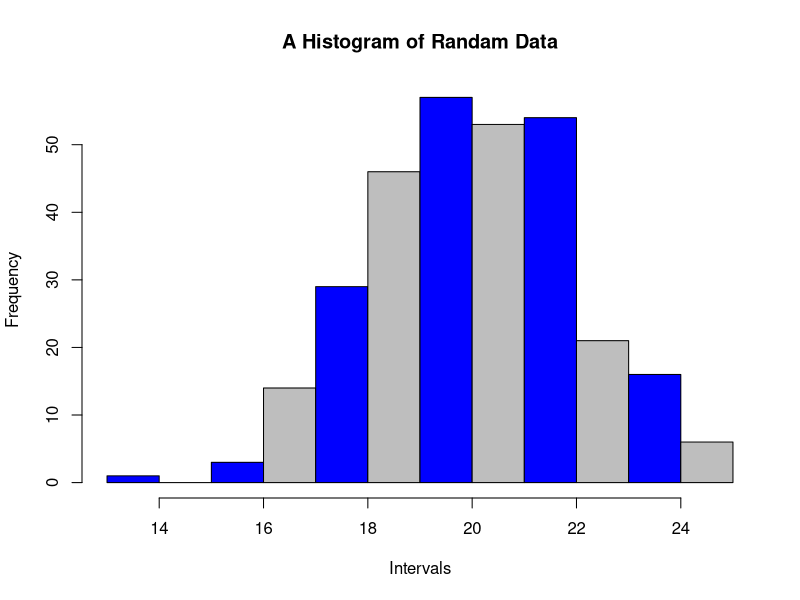
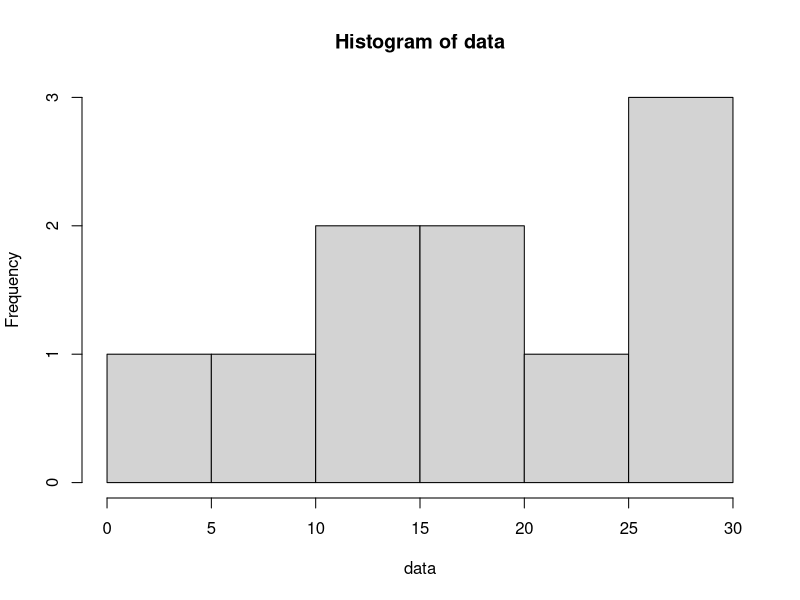
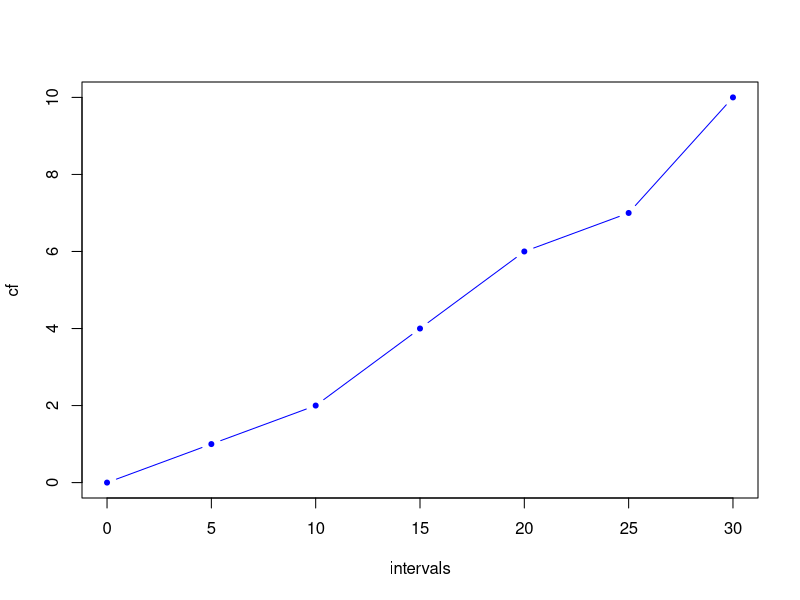
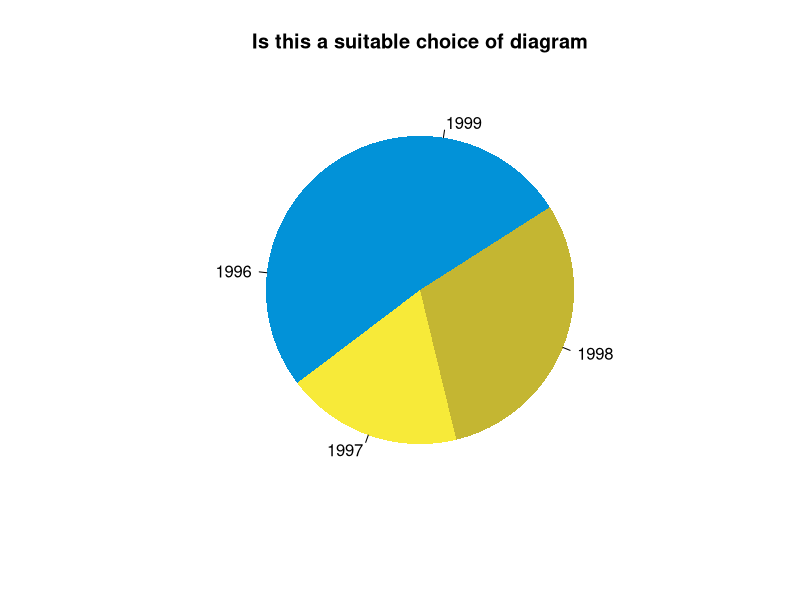

Source code (R) for these figures, in order:
## ---- chunk 1
hist(rnorm(300, 20, 2), main = "A Histogram of Randam Data", xlab = "Intervals",
     col = c("blue", "grey"))
## ---- chunk 2
data <- c(16, 26, 12, 10, 27, 30, 14,  1, 25, 20)
stem(data)
## ---- chunk 3
data <- c(16, 26, 12, 10, 27, 30, 14,  1, 25, 20)
h <- hist(data)
## ---- chunk 4
intervals <- seq(from = min(h$breaks), to = max(h$breaks), by = h$breaks[2] - h$breaks[1])
intervals <- c(0, intervals[-1])
### Cumulative sums
cf = c(0, cumsum(h$counts))
plot(intervals, cf, type = "b", col = "blue", pch = 20)
## ---- chunk 5
x <- c(76, 58, 95, 85)
pie(x, c(1996:1999),
    col = c('#0292D8', '#F7EA39', '#C4B632'),
     init.angle = 130, border = NA,
    main="Is this a suitable choice of diagram")
## ---- chunk 6

## ---- chunk 7
(h <- head(mtcars[1:5], 8))
summary(h[1:3])
## ---- chunk 8
set.seed(100)
x <- sample(60,10)
x
## ---- chunk 9
mean(x)
## ---- chunk 10
x <- c(2, 2, 3, 3, 5, 5, 5, 8, 8, 9)
mean(x)
## ---- chunk 11
round(83/14, 2)
## ---- chunk 12
set.seed(100)
x <- sample(1000:1050, 6)
x
## ---- chunk 13
y <- x-1020
print("The new values are")
y
## ---- chunk 14
paste0("Mean of y is ", round(mean(y),2))
paste0("Mean of x is ", round(mean(y)+1020,2))
## ---- chunk 15
x <- seq(11,21,2)
f <- c(4,5,3,5,7,2)
## ---- chunk 16
x <- c(20,15,12)
w <- c(10,5,4)
## ---- chunk 17
set.seed(10)
rank <- data.frame(Competitor = 1:10,
                   Judge_1 = sample(10:20, 10))
rank$Judge_2 <- sample(8:20, 10)
rank$rank_1 <- rank(-rank$Judge_1)
rank$rank_2 <- rank(-rank$Judge_2)
knitr:: kable(
  head(rank, 10, booktabs = TRUE)
)
